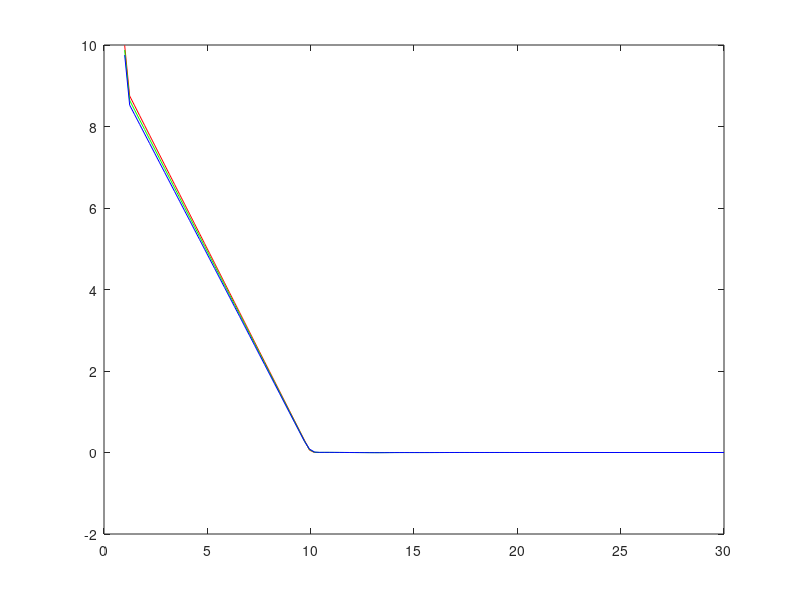
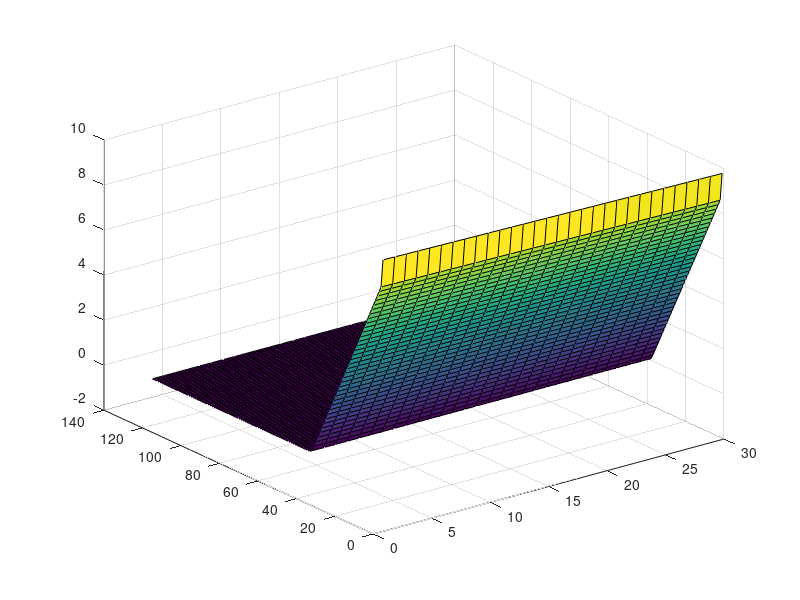

MATLAB code to generate these figures, in order:
clc;
close all;
clear all;
N = 121;
M = 30;
S = linspace(1,30,N);
X = 10;
T = 0.5;
r = 0.05;
sigma = 0.20;
y = log(S);
dy = y(2)-y(1);
dt = T/M;
%dy = log(30)/(N-1);
c = 1.48;
[call, put] = blsprice(S,X,r,T,sigma);
phi = zeros(N,N);
for j = 1:N
    y(j) = (j-1)*dy;
end
for i = 1:N
    for j = 1:N
        phi(i,j) = exp(-c^2*(y(i)-y(j))^2);
    end
end
%L =  zeros(N,N);
Ly =  zeros(N,N);
Lyy =  zeros(N,N);
L = phi;
for i = 1:N
    for j = 1:N
        Ly(i,j) = -2*c^2*(y(i)-y(j))*exp(-(c*(y(i)-y(j)))^2);
    end
end
for i = 1:N
    for j = 1:N
        Lyy(i,j) = 2*c^2*exp(-(c*(y(i)-y(j)))^2)*(2*c^2*(y(i)-y(j))^2 - 1);
    end
end
P=r*(eye(N))-(0.5*sigma^2)*(pinv(L)*Lyy)-(r-(0.5*sigma^2))*(pinv(L)*Ly);
Uo = max(X-S',0);
%alphao = zeros(N,1);
alphao = pinv(L)*Uo;
alpha = zeros(N,1);
t = (1:M)*dt;
Unn = zeros(N,M);
for n = 1:M
    F1 = -dt*P*alphao;
    F2 = -dt*P*(alphao + 0.5*F1);
    alpha = alphao + 0.5*(F1 + F2);
    Un = L*alpha;
    Unn(1,n) = X*exp(-r*n*dt);
    for j=2:N
        Unn(j,n)=Un(j);
    end
    alpha = L\Un;
    alphao = alpha;
end
figure(1)
plot(S,Unn(:,1),'r-',S,Unn(:,round(M/2)),'g-',S,Unn(:,M),'b-')
figure(2)
surf(Unn)